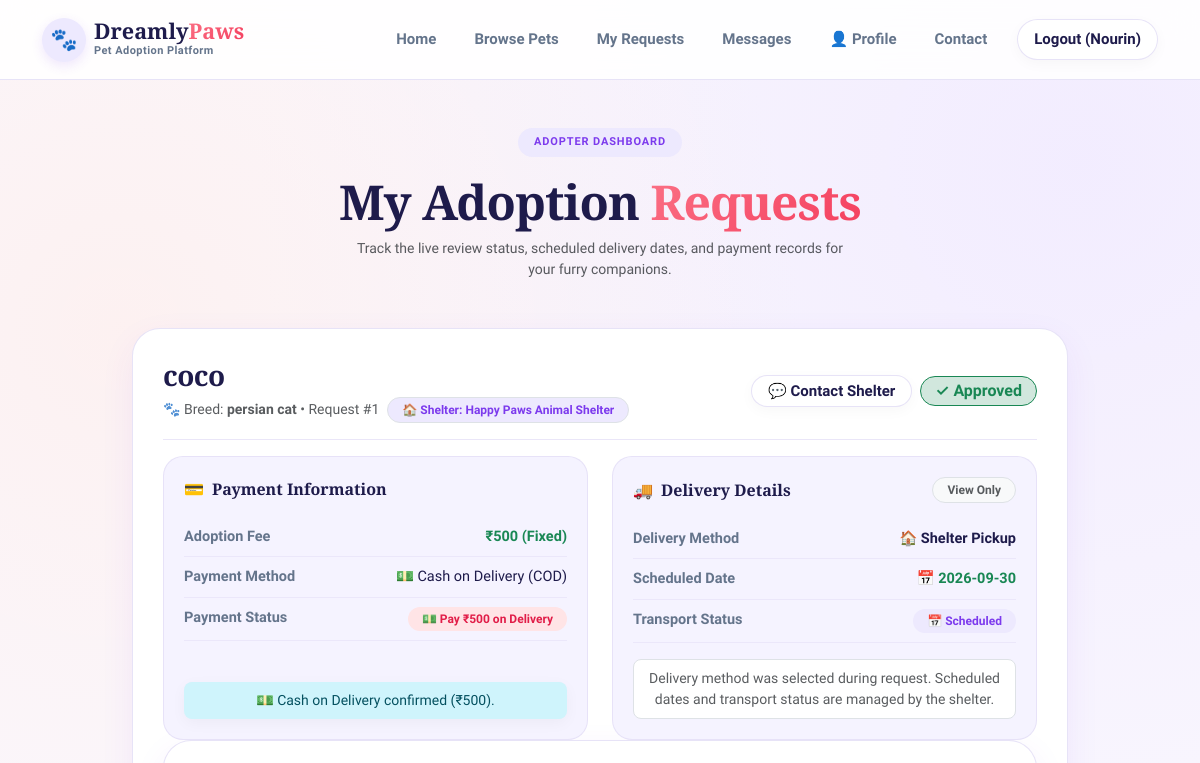
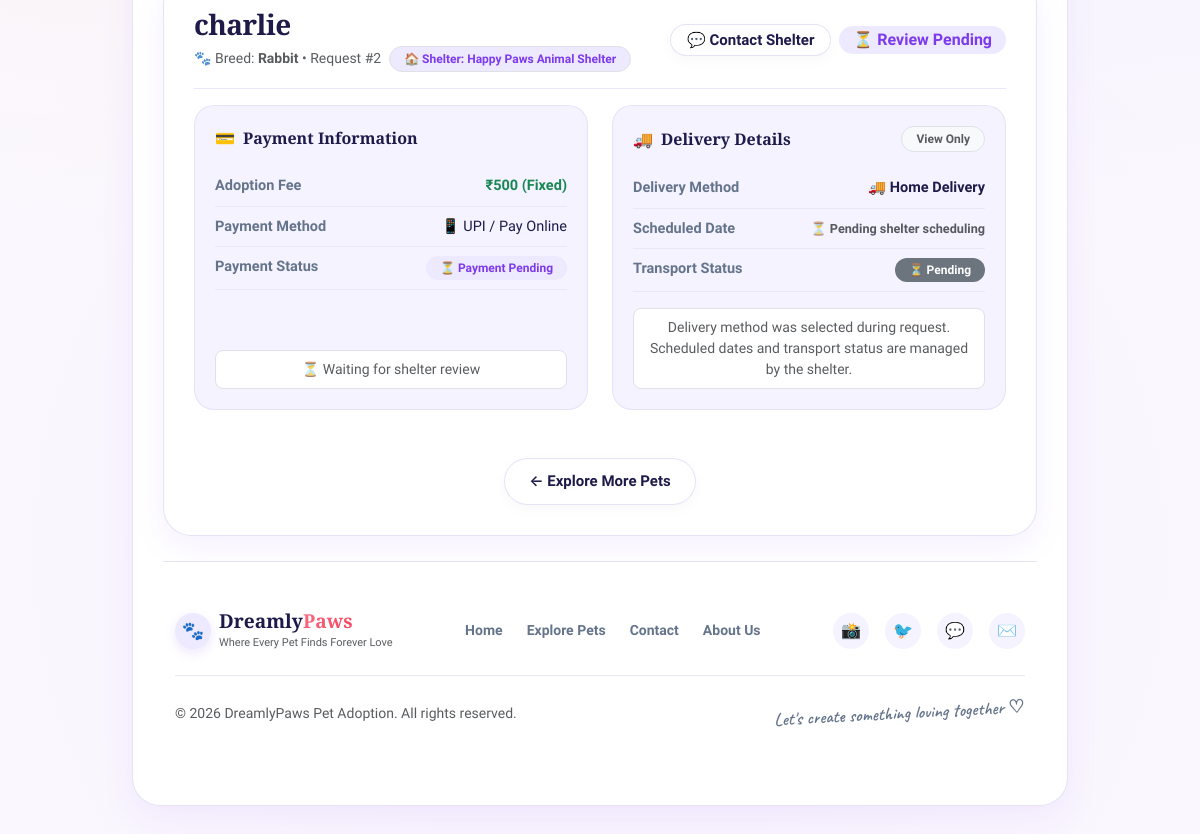
Page /my-requests (signed in) on the earlier database version (2 pictures, top to bottom).
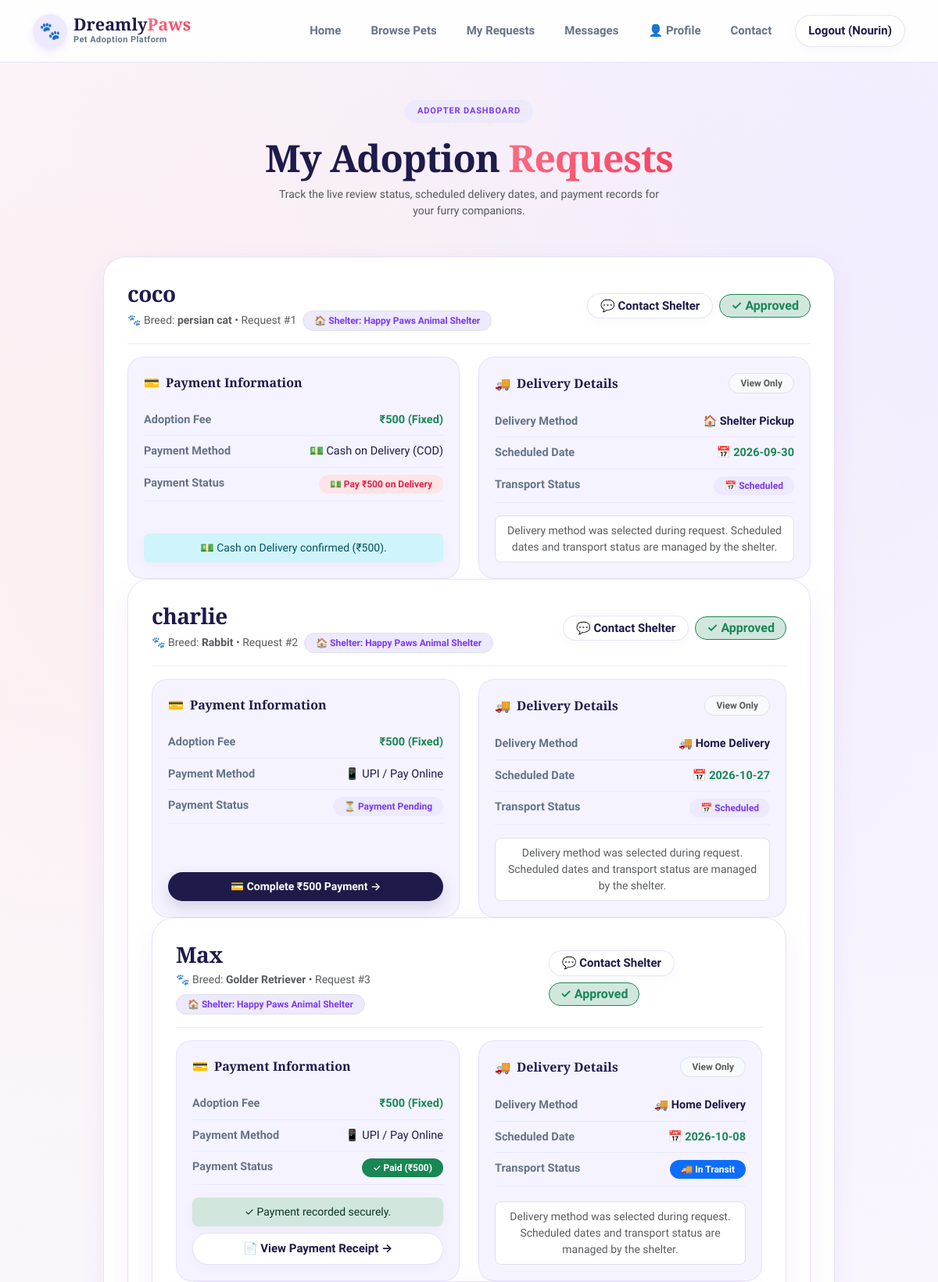
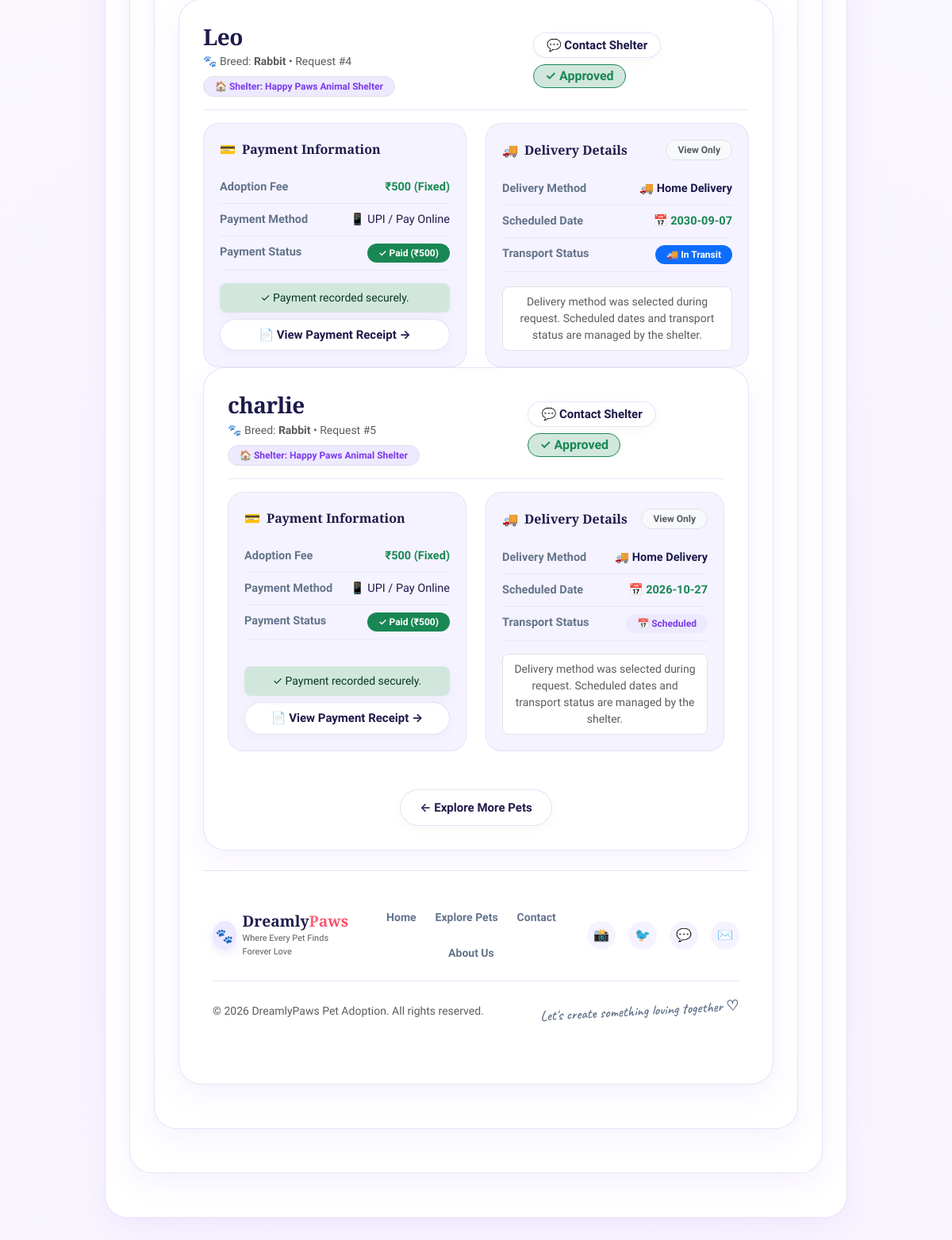
Same page on the later database version (2 pictures, top to bottom).
### tables this page shows
CREATE TABLE adoptions(
        id INTEGER PRIMARY KEY AUTOINCREMENT,
        pet_id INTEGER,
        adopter_name TEXT,
        phone TEXT,
        address TEXT,
        payment_status TEXT,
        transport_method TEXT,
        request_status TEXT
    , payment_method TEXT DEFAULT 'Online', payment_amount REAL DEFAULT 0, refund_status TEXT DEFAULT 'Not Applicable', transport_date TEXT, transport_time TEXT, transport_status TEXT DEFAULT 'Not Scheduled', adopter_id INTEGER, upi_id TEXT, payment_date TEXT, request_date TEXT);

CREATE TABLE pets(
        id INTEGER PRIMARY KEY AUTOINCREMENT,
        name TEXT,
        breed TEXT,
        age TEXT,
        gender TEXT,
        vaccinated TEXT,
        description TEXT,
        image TEXT
    , status TEXT DEFAULT 'Available', shelter_id INTEGER);

### app.py (the view)
@app.route('/my-requests')
def my_requests():
    if 'user' not in session:
        return redirect(url_for('login'))
    if session.get('role') != "Adopter":
        if session.get('role') == "Shelter":
            return redirect(url_for('shelter_dashboard'))
        if session.get('role') == "Admin":
            return redirect(url_for('admin'))
        return redirect(url_for('pets'))
    adopter_name = session['user']
    user_id = session.get('user_id')
    conn = sqlite3.connect("database.db")
    cursor = conn.cursor()
    cursor.execute("""
        SELECT
            adoptions.id,
            pets.id,
            pets.name,
            pets.breed,
            adoptions.request_status,
            adoptions.transport_method,
            adoptions.adopter_name,
            adoptions.payment_method,
            adoptions.payment_status,
            adoptions.refund_status,
            adoptions.transport_date,
            adoptions.transport_time,
            adoptions.transport_status,
            adoptions.payment_amount,
            pets.shelter_id,
            COALESCE(shelters.fullname, 'Verified Shelter') AS shelter_name
        FROM adoptions
        JOIN pets ON adoptions.pet_id = pets.id
        LEFT JOIN users shelters ON pets.shelter_id = shelters.id
        WHERE adoptions.adopter_id = ? OR adoptions.adopter_name = ?
        ORDER BY adoptions.id ASC
    """, (user_id, adopter_name))
    requests = cursor.fetchall()
    conn.close()
    today_str = datetime.date.today().isoformat()
    return render_template("my_requests.html", requests=requests, today=today_str)

### templates/my_requests.html (shortened to what the changed rows need)
<!DOCTYPE html>
<html lang="en">
<head>
    <link href="https://cdn.jsdelivr.net/npm/bootstrap@5.3.3/dist/css/bootstrap.min.css" rel="stylesheet">
    <link rel="stylesheet" href="{{ url_for('static', filename='css/dreamly_theme.css') }}">
</head>
<body>
{% include 'navbar.html' %}
<div class="container py-5" style="max-width: 960px;">
    <div class="text-center mb-5">
        <h1 class="display-5 fw-bold mb-2" style="font-family: var(--font-heading); color: var(--dark-navy);">
            My Adoption <span class="gradient-text">Requests</span>
        </h1>
    </div>
    {% if requests %}
        {% for request in requests %}
        <div class="request-card-wrap">
            <div class="d-flex flex-column flex-sm-row justify-content-between align-items-sm-center pb-3 mb-3 border-bottom" style="border-color: rgba(226, 220, 246, 0.7) !important;">
                <div>
                    <h3 class="mb-1 fw-bold" style="font-family: var(--font-heading); color: var(--dark-navy);">
                        {{ request[2] }}
                    </h3>
                    <div class="text-muted small d-flex align-items-center gap-2 flex-wrap">
                        <span>🐾 Breed: <strong>{{ request[3] }}</strong> • Request #{{ loop.index }}</span>
                        {% if request|length > 15 and request[15] %}
                        <span class="badge bg-purple-subtle text-purple border fw-semibold">
                            🏠 Shelter: {{ request[15] }}
                        </span>
                        {% endif %}
                    </div>
                </div>
                <div class="d-flex align-items-center gap-2 mt-2 mt-sm-0 flex-wrap">
                    <button type="button" class="btn btn-outline-pill btn-sm px-3 py-1 fw-semibold" data-bs-toggle="modal" data-bs-target="#contactShelterModalReq{{ request[0] }}">
                        💬 Contact Shelter
                    </button>
                    {% if request[4] == "Pending" %}
                        <span class="badge bg-purple-subtle fs-6">⏳ Review Pending</span>
                    {% elif request[4] == "Approved" %}
                        <span class="badge bg-success-subtle text-success border border-success fs-6">✓ Approved</span>
                    {% elif request[4] == "Rejected" %}
                        <span class="badge bg-coral-subtle fs-6">✕ Rejected</span>
                    {% else %}
                        <span class="badge bg-light text-dark fs-6">{{ request[4] }}</span>
                    {% endif %}
                </div>
            </div>
            <div class="row g-4">
                <div class="col-md-6">
                    <div class="details-section-box h-100 d-flex flex-column">
                        <div class="fw-bold mb-3 d-flex align-items-center gap-2" style="font-family: var(--font-heading); font-size: 16px; color: var(--dark-navy);">
                            <span>💳</span> Payment Information
                        </div>
                        <div class="info-row">
                            <span class="info-label">Adoption Fee</span>
                            <span class="info-value fw-bold text-success">₹500 (Fixed)</span>
                        </div>
                        {% if request[7] %}
                        <div class="info-row">
                            <span class="info-label">Payment Method</span>
                            <span class="info-value">
                                {% if request[7] == "COD" %}
                                    💵 Cash on Delivery (COD)
                                {% elif request[7] == "UPI" %}
                                    📱 UPI / Pay Online
                                {% else %}
                                    {{ request[7] }}
                                {% endif %}
                            </span>
                        </div>
                        {% endif %}
                        {% if request[8] %}
                        <div class="info-row">
                            <span class="info-label">Payment Status</span>
                            <span class="info-value">
                                {% if request[8] == "Paid" %}
                                    <span class="badge bg-success">✓ Paid (₹500)</span>
                                {% elif request[8] == "COD" %}
                                    <span class="badge bg-coral-subtle">💵 Pay ₹500 on Delivery</span>
                                {% elif request[8] == "Pending" %}
                                    <span class="badge bg-purple-subtle">⏳ Payment Pending</span>
                                {% else %}
                                    {{ request[8] }}
                                {% endif %}
                            </span>
                        </div>
                        {% endif %}
                        <div class="mt-auto pt-3">
                            {% if request[4] == "Approved" %}
                                {% if request[8] != "Paid" and request[8] != "COD" %}
                                    <a href="{{ url_for('payment', pet_id=request[1]) }}" class="btn-dark-pill w-100 justify-content-center py-2" style="font-size: 14px;">
                                        💳 Complete ₹500 Payment →
                                    </a>
                                {% elif request[8] == "Paid" %}
                                    <div class="alert alert-success py-2 px-3 small mb-2 rounded-3 text-center">
                                        ✓ Payment recorded securely.
                                    </div>
                                    <a href="{{ url_for('payment_success', adoption_id=request[0]) }}" class="btn-outline-pill w-100 justify-content-center py-2 small fw-bold text-decoration-none">
                                        📄 View Payment Receipt →
                                    </a>
                                {% else %}
                                    <div class="alert alert-info py-2 px-3 small mb-0 rounded-3 text-center">
                                        💵 Cash on Delivery confirmed (₹500).
                                    </div>
                                {% endif %}
                            {% elif request[4] == "Pending" %}
                                <div class="text-muted small text-center p-2 rounded-3 bg-white border">
                                    ⏳ Waiting for shelter review
                                </div>
                            {% elif request[4] == "Rejected" %}
                                <div class="text-danger small text-center p-2 rounded-3 bg-white border">
                                    ❌ Request was rejected by shelter
                                </div>
                            {% endif %}
                        </div>
                    </div>
                </div>
                <div class="col-md-6">
                    <div class="details-section-box h-100 d-flex flex-column">
                        <div class="d-flex justify-content-between align-items-center mb-3">
                            <div class="fw-bold d-flex align-items-center gap-2" style="font-family: var(--font-heading); font-size: 16px; color: var(--dark-navy);">
                                <span>🚚</span> Delivery Details
                            </div>
                            <span class="badge bg-light text-muted border small">View Only</span>
                        </div>
                        <div class="info-row">
                            <span class="info-label">Delivery Method</span>
                            <span class="info-value fw-semibold">
                                {% if request[5] == "Shelter Pickup" %}
                                    🏠 Shelter Pickup
                                {% else %}
                                    🚚 Home Delivery
                                {% endif %}
                            </span>
                        </div>
                        <div class="info-row">
                            <span class="info-label">Scheduled Date</span>
                            <span class="info-value text-success fw-bold">
                                {% if request[10] %}
                                    📅 {{ request[10] }}
                                {% else %}
                                    <span class="text-muted small">⏳ Pending shelter scheduling</span>
                                {% endif %}
                            </span>
                        </div>
                        <div class="info-row">
                            <span class="info-label">Transport Status</span>
                            <span class="info-value">
                                {% if request[12] == "Delivered" or request[12] == "Completed" %}
                                    <span class="badge bg-success">✓ {{ request[12] }}</span>
                                {% elif request[12] == "Out for Delivery" %}
                                    <span class="badge bg-info text-dark">🚚 Out for Delivery</span>
                                {% elif request[12] == "In Transit" %}
                                    <span class="badge bg-primary">🚚 In Transit</span>
                                {% elif request[12] == "Picked Up" or request[12] == "Pickup" %}
                                    <span class="badge bg-warning text-dark">📦 Picked Up</span>
                                {% elif request[12] == "Scheduled" %}
                                    <span class="badge bg-purple-subtle">📅 Scheduled</span>
                                {% else %}
                                    <span class="badge bg-secondary">⏳ {{ request[12] or 'Transport Not Started' }}</span>
                                {% endif %}
                            </span>
                        </div>
                        <div class="mt-auto pt-3">
                            <div class="small text-muted p-2 rounded-3 bg-white border text-center">
                                Delivery method was selected during request. Scheduled dates and transport status are managed by the shelter.
                            </div>
                        </div>
                    </div>
                </div>
        </div>
        {% endfor %}
    {% endif %}
</div>
</body>
</html>

Differences in the rows shown:
changed adoptions (number 2 of 5 on the later page): transport_date (not shown) → "2026-10-27"; transport_status "Pending" → (not shown); request_status "⏳ Review Pending ⏳ Waiting for shelter review" → "✓ Approved 💳 Complete ₹500 Payment →"; transport_status "⏳" → "📅 Scheduled"
added adoptions: name "Max", breed "Golder Retriever", request "Happy Paws Animal Shelter", request_status "✓ Approved", payment_method "Payment Method", payment_status "Payment Status", transport_method "🚚 Home Delivery", transport_date "2026-10-08", transport_status "🚚 In Transit"
added adoptions: name "Leo", breed "Rabbit", request "Happy Paws Animal Shelter", request_status "✓ Approved", payment_method "Payment Method", payment_status "Payment Status", transport_method "🚚 Home Delivery", transport_date "2030-09-07", transport_status "🚚 In Transit"
added adoptions: name "charlie", breed "Rabbit", request "Happy Paws Animal Shelter", request_status "✓ Approved", payment_method "Payment Method", payment_status "Payment Status", transport_method "🚚 Home Delivery", transport_date "2026-10-27", transport_status "📅 Scheduled"
